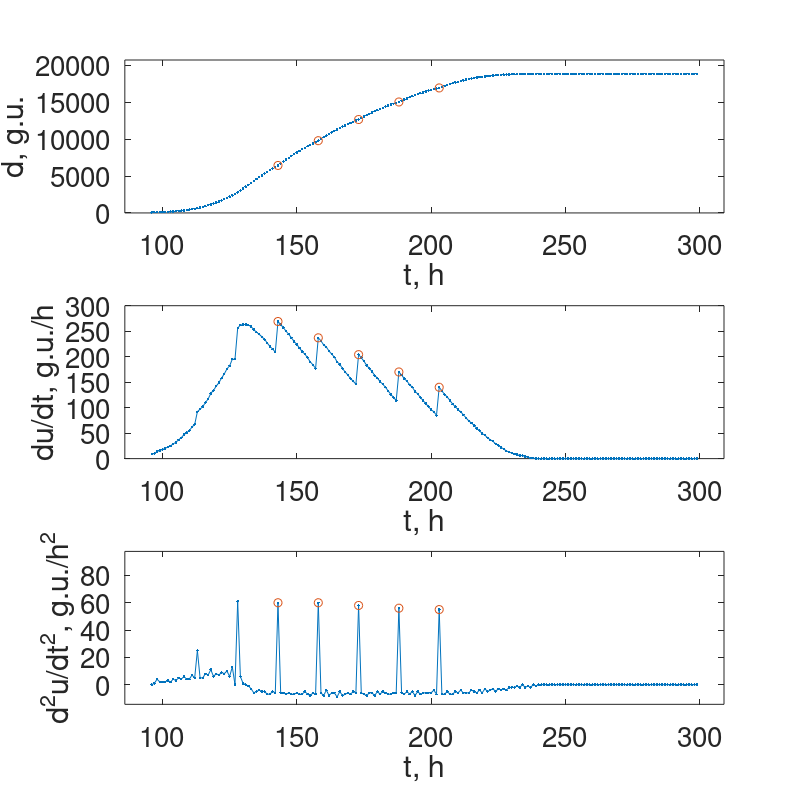
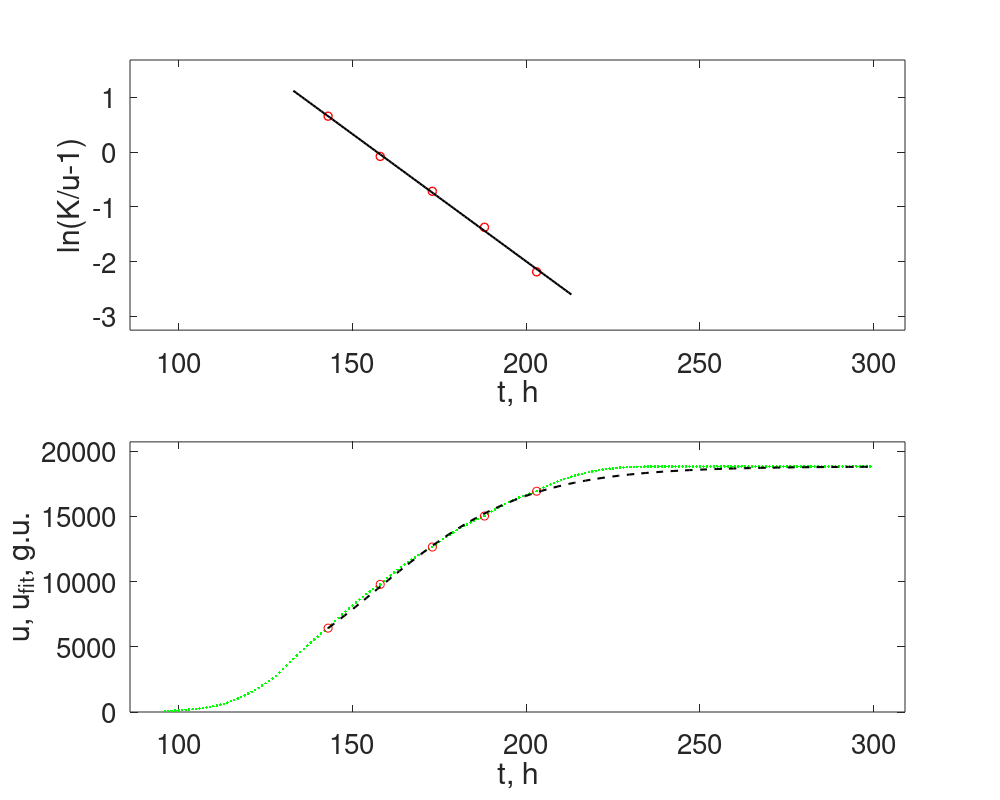

Recreate these plots in MATLAB, in order.
clear;close all;clc;
FS=20;%Font size for figures
%%%%%%%%%%%%%%%%%%%%%%%%%%%%
% Printing options
printfigures=1;% 1 - "print"; 0 - "do not print";
frmt='-dpdf';
res=300;%resolution in dpi
%%%%%%%%%%%%%%%%%%%%%%%%%%%%

%% Funstions
Verhults=@(t,r,tm,K) K./(1+exp(-r*(t-tm)));

load allarticledata

N=40;
jinit=5;
tend=300;

    ind=find((xlsdat(:,N)>75)&(xlsdat(:,N-1)<tend));
    t=xlsdat(ind,N-1);
    u=xlsdat(ind,N);
K=max(u);
du=u*0;
d2u=u*0;
du(1:end-1)=diff(u,1);
d2u(2:end-1)=diff(u,2);
inddu0=find(du>1);

figure
subplot(3,1,2)
plot(t,du,'.-')

xlim([t(1)-10 t(end)+10])
%ylim([0 K*1.1])
xlabel('t, h')
ylabel('du/dt, g.u./h')
set(gca,'FontSize',FS)


subplot(3,1,3)
n=1:length(t);
indj=find((d2u(n(2:end-1))>d2u(n(1:end-2)))&(d2u(n(2:end-1))>d2u(n(3:end)))&(d2u(2:end-1)>10));
indj=indj(jinit:end)+1;
plot(t,d2u,'.-')
hold on
plot(t(indj),d2u(indj),'o')

xlim([t(1)-10 t(end)+10])
ylim([1.6*min(d2u) max(d2u)*1.6])
xlabel('t, h')
ylabel('d^2u/dt^2, g.u./h^2')
set(gca,'FontSize',FS)


subplot(3,1,2)
hold on
plot(t(indj),du(indj),'o')
subplot(3,1,1)
plot(t,u,'.')
hold on
plot(t(indj),u(indj),'o')


xlim([t(1)-10 t(end)+10])
ylim([0 K*1.1])
xlabel('t, h')
ylabel('d, g.u.')
set(gca,'FontSize',FS)
set(gcf,'PaperUnits','inches','PaperPosition',[0 0 8 8],'PaperSize',[8 8])

figure
subplot(2,1,1)
plot(t(indj),log(K./u(indj)-1),'o','color','red','LineWidth',1)
hold on

p=polyfit(t(indj),log(K./u(indj)-1),1);
r=-p(1);
tm=p(2)/r;
tlin=linspace(t(indj(1))-10,t(indj(end))+10,100);

plot(tlin,polyval(p,tlin),'-','color','black','LineWidth',1.5)

xlim([t(1)-10 t(end)+10])
ylim([polyval(p,tlin(end))*1.25 polyval(p,tlin(1))*1.5])
xlabel('t, h')
ylabel('ln(K/u-1)')
set(gca,'FontSize',FS)

subplot(2,1,2)
plot(t,u,'.','color','green')
hold on
plot(t(indj),u(indj),'o','color','red')
tp=linspace(t(indj(1)),t(end),100);
plot(tp,Verhults(tp,r,tm,K),'--','color','black','LineWidth',1.5)

xlim([t(1)-10 t(end)+10])
ylim([0 K*1.1])
xlabel('t, h')
ylabel('u, u_{fit}, g.u.')
set(gca,'FontSize',FS)
set(gcf,'PaperUnits','inches','PaperPosition',[0 0 10 8],'PaperSize',[10 8])

%% Printing figures
if printfigures==1

figure(1)
    print('NormUdiff',frmt,['-r',num2str(res)])    
figure(2)
    print('NormVerh',frmt,['-r',num2str(res)])
end
